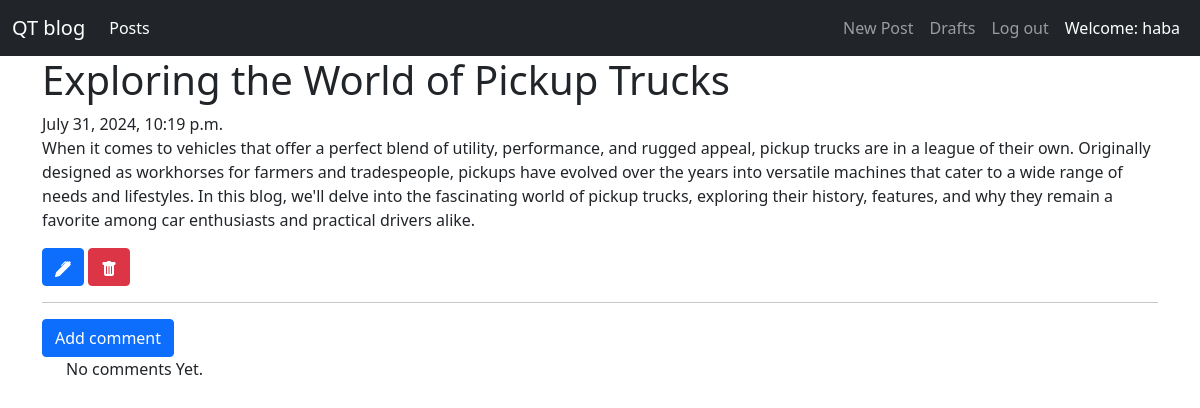
Screenshot of /post/6 (signed in) with the database file from the repository.
### blog/models.py (models this page shows, shortened)
class Post(models.Model):
    author = models.ForeignKey('auth.User',on_delete=models.CASCADE)
    title = models.CharField(max_length=200)
    text = models.TextField()
    created_date = models.DateTimeField(default=timezone.now)
    published_date = models.DateTimeField(blank=True, null=True)

### blog/views.py (the view)
# urls.py: re_path(r'^post/(?P<pk>\d+)$', views.PostDetailView.as_view(), name='post_detail'),
class PostDetailView(DetailView):
    model = Post

### blog/templates/blog/post_detail.html (shortened to what this page needs)
{% extends 'blog/base.html' %}
{% block content %}
        <h1 class='posttitle loader'>{{ post.title }}</h1>
        {% if post.published_date %}
            <div class="date postdate">
                {{ post.published_date }}
            </div>
        {% else %}
            <a class="btn btn-success" href="{% url 'post_publish' pk=post.pk %}">Publish</a>
        {% endif %}
      <p class='postcontent' >{{ post.text|safe|linebreaksbr }}</p>
      {% if user.is_authenticated %}
          <a class="btn btn-primary" href="{% url 'post_edit' pk=post.pk %}">
          </a>
          <a class="btn btn-danger" href="{% url 'post_remove' pk=post.pk %}">
          </a>
      {% endif %}
  <hr>
  <a class="btn btn-primary btn-comment" href="{% url 'add_comment_to_post' pk=post.pk %}">Add comment</a>
  <div class="container">
  {% for comment in post.comments.all %}
  <br>
      {% if user.is_authenticated or comment.approved_comment %}
              {{ comment.created_date }}
              {% if not comment.approved_comment %}
                  <a href="{% url 'comment_remove' pk=comment.pk %}">
                    <svg xmlns="http://www.w3.org/2000/svg" width="16" height="16" fill="currentColor" class="bi bi-pen-fill" viewBox="0 0 16 16">
                        <path d="m13.498.795.149-.149a1.207 1.207 0 1 1 1.707 1.708l-.149.148a1.5 1.5 0 0 1-.059 2.059L4.854 14.854a.5.5 0 0 1-.233.131l-4 1a.5.5 0 0 1-.606-.606l1-4a.5.5 0 0 1 .131-.232l9.642-9.642a.5.5 0 0 0-.642.056L6.854 4.854a.5.5 0 1 1-.708-.708L9.44.854A1.5 1.5 0 0 1 11.5.796a1.5 1.5 0 0 1 1.998-.001"/>
                      </svg>
                  </a>
                  <a  href="{% url 'comment_approve' pk=comment.pk %}">
            <svg xmlns="http://www.w3.org/2000/svg" width="16" height="16" fill="currentColor" class="bi bi-trash-fill" viewBox="0 0 16 16">
                <path d="M2.5 1a1 1 0 0 0-1 1v1a1 1 0 0 0 1 1H3v9a2 2 0 0 0 2 2h6a2 2 0 0 0 2-2V4h.5a1 1 0 0 0 1-1V2a1 1 0 0 0-1-1H10a1 1 0 0 0-1-1H7a1 1 0 0 0-1 1zm3 4a.5.5 0 0 1 .5.5v7a.5.5 0 0 1-1 0v-7a.5.5 0 0 1 .5-.5M8 5a.5.5 0 0 1 .5.5v7a.5.5 0 0 1-1 0v-7A.5.5 0 0 1 8 5m3 .5v7a.5.5 0 0 1-1 0v-7a.5.5 0 0 1 1 0"/>
              </svg>
                  </a>
              {% endif %}
          <p>{{ comment.text|safe|linebreaks }}</p>
          <p>Posted by: <strong>{{ comment.author }}</strong></p>
      {% endif %}
  {% empty %}
      <p>No comments Yet.</p>
  {% endfor %}
</div>
{% endblock %}

### blog/templates/blog/base.html (shortened to what this page needs)
<!DOCTYPE html>
{% load static %}
<html>
    <head>
        <link href="https://cdn.jsdelivr.net/npm/bootstrap@5.0.2/dist/css/bootstrap.min.css" rel="stylesheet">
<body class='loader'>
        <nav class="navbar-expand-lg    navbar navbar-dark bg-dark">
  <div class="container-fluid">
    <a class='navbar-brand bigbrand' href="{% url 'post_list' %}">QT blog</a>
    <div class="collapse navbar-collapse" id="navbarSupportedContent">
      <ul class="navbar-nav me-auto mb-2 mb-lg-0">
        <li class="nav-item">
          <a class="nav-link active" aria-current="page" href="{% url 'post_list' %}">Posts</a>
        </li>
      </ul>
      <ul class="nav navbar-nav navbar-right">
        {% if user.is_authenticated %}
        <li class="nav-item">
          <a class="nav-link" href="{% url 'post_new' %}" >New Post</a>
        </li>
        <li>
          <a class="nav-link" href="{% url 'post_draft_list' %}">Drafts</a>
        </li>
        <li>
          <a class="nav-link" href="{% url 'logout' %}" >Log out</a>
        </li>
        <li>
          <a class="nav-link active ">Welcome: {{ user.username }}</a>
        </li>
        {% endif %}
      </ul>
    </div>
  </div>
</nav>
  <div class="content container">
            <div class="row">
                <div class="col-md-12">
                  <div class="blog_posts">
                    {% block content %}
                    {% endblock %}
                  </div>
                </div>
            </div>
        </div>
</body>
</html>

### rows the page displays
Post: title "Exploring the World of Pickup Trucks", published_date "July 31, 2024, 10:19 p.m.", text "When it comes to vehicles that offer a perfect blend of utility, performance, and rugged appeal, pickup trucks are in a league of their own. Originally designed as workhorses for farmers and tradespeople, pickups have evolved over the years into versatile machines that cater to a wide range of needs and lifestyles. In this blog, we'll delve into the fascinating world of pickup trucks, exploring their history, features, and why they remain a favorite among car enthusiasts and practical drivers alike."

### other values shown
{{ user.username }} "haba"
